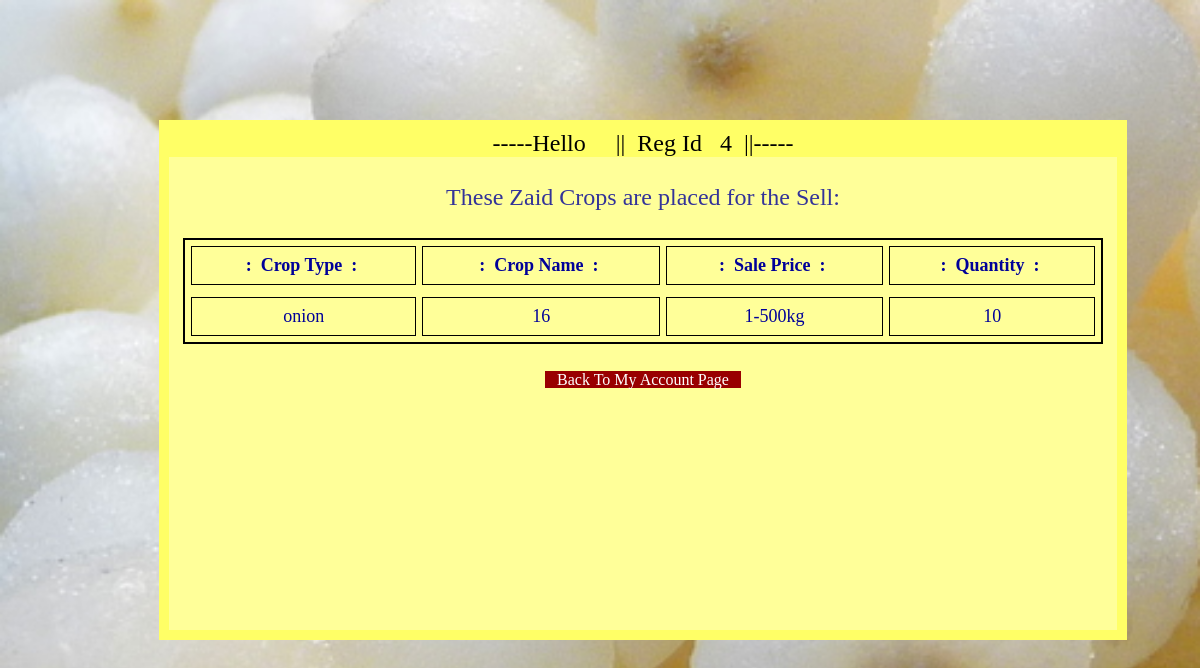
Page /auctions/zaid.php?reg=4 on the committed database.
### tables this page shows
CREATE TABLE IF NOT EXISTS `zaid` (
  `sl_no` int(200) NOT NULL AUTO_INCREMENT,
  `reg_id` int(100) NOT NULL,
  `aadhar_no` varchar(20) NOT NULL,
  `crop_typ` varchar(20) NOT NULL,
  `crop_nm` varchar(30) NOT NULL,
  `quantity` int(100) NOT NULL,
  `sale_price` int(100) NOT NULL,
  `discount` int(100) NOT NULL,
  PRIMARY KEY (`sl_no`)
);

### auctions/zaid.php (the view, shortened to what this page needs)
<html>
	<head>
    </head>
    <body>
    	<div class="mid">
		<?php
				$reg=$_REQUEST['reg'];
				$fnm=$_REQUEST['nam'];
			echo "<div class=dv>-----Hello &nbsp;&nbsp;".$fnm."&nbsp;&nbsp;||&nbsp;&nbsp;Reg Id &nbsp;&nbsp;".$reg. "&nbsp;&nbsp;||-----</div><br>";
				echo "<center>These Zaid Crops are placed for the Sell:";
				?></center>
        <br>
        <center>
        <table width="920" border="2" class="t1" cellpadding="8" cellspacing="6" bordercolor="#000">  <tr>
        		<th>&nbsp;: &nbsp;Crop Type &nbsp;: &nbsp;</th>
                <th>&nbsp;: &nbsp;Crop Name &nbsp;: &nbsp;</th>
                <th>&nbsp;: &nbsp;Sale Price &nbsp;: &nbsp;</th>
                <th>&nbsp;: &nbsp;Quantity &nbsp;: &nbsp;</th>
          <tr>
         <?php
			$q="select * from zaid where reg_id=$reg";
			$smt=mysql_query($q);
			while($result=mysql_fetch_assoc($smt))
			{
			?>
				<tr align="center">
                 <td><?php echo $result['crop_nm'];?></td>
                <td><?php echo $result['sale_price'];?></td>
                <td><?php if($result['quantity']==1)
					 		{ echo "1-500kg";}
					 		else if($result['quantity']==2)
							{ echo "500-1000kg";}
							else if($result['quantity']==3)
							{ echo "1000-1500kg";}
					 ?></td>
                <td><?php echo $result['discount'];?></td></tr>
           <?php }?>
            </table>
           </center>
             <br>
             <center>
             <a href="auction.php"><span class="btn">&nbsp;&nbsp; Back To My Account Page &nbsp;&nbsp; </span></a>
              </center>
        </div>
    </body>
</html>

### auctions/zaid.php (style rules this page uses)
body { background:url(../images/garlic.png); background-size:cover; }
.dv { background:#FFFF66; color:#000; text-align:center; }
.mid { position:absolute; top:120px; height:500px; bottom:259px; left:159px; width:948px; right:0px; color:#339; font-size:24px; background:#FFFF99; border-width:10px; border-color:#FFFF66; border-style:solid; }
.t1 { color:#009; font-size:18px; font-family:"Palatino Linotype", "Book Antiqua", Palatino, serif; }
.btn { background:#900; text-decoration:none; color:#FFF; font-size:16px; font-family:"Palatino Linotype", "Book Antiqua", Palatino, serif; }
a { text-decoration:none; }

### rows in the picture
zaid: crop_nm "onion", sale_price "16", quantity "1-500kg", discount "10"

### other values in the picture
$reg "4"
